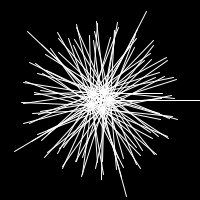
Frame 1 (no input)
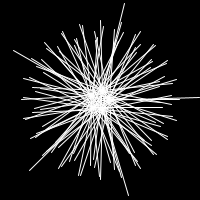
Frame 60 (the mouse pressed at the canvas centre just before this capture)
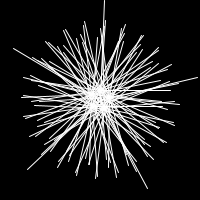
Frame 120 (the mouse held since frame 60 and released just before this capture)

The Processing sketch that drew these frames (run headless with seeded random() and noise(); from frame 60 on, the mouse is pressed at the canvas centre):

// Processing sketch: processing_2539
// ── processing_2539.pde

/*

Spinning star
jacky@kwancreative.com
June 18,2009

*/

float theta = 0;

void setup () {
  
  size (200,200);
  smooth ();
}

void draw () {
  
  background (0);
  stroke (255);
  
  translate (width/2,height/2);
  
  for (float i=0; i < TWO_PI; i += 1.3) {
    pushMatrix ();
    rotate (theta + i);
    line (0,0,100,0);
    
    for (float j=0; j < TWO_PI; j += 0.3) {
      pushMatrix ();
      translate (10,0);
      rotate (-theta-j);
      line (0,0,70,0);
      popMatrix ();
    }
    popMatrix ();
  }
  endShape ();
  theta += 0.04;
}
